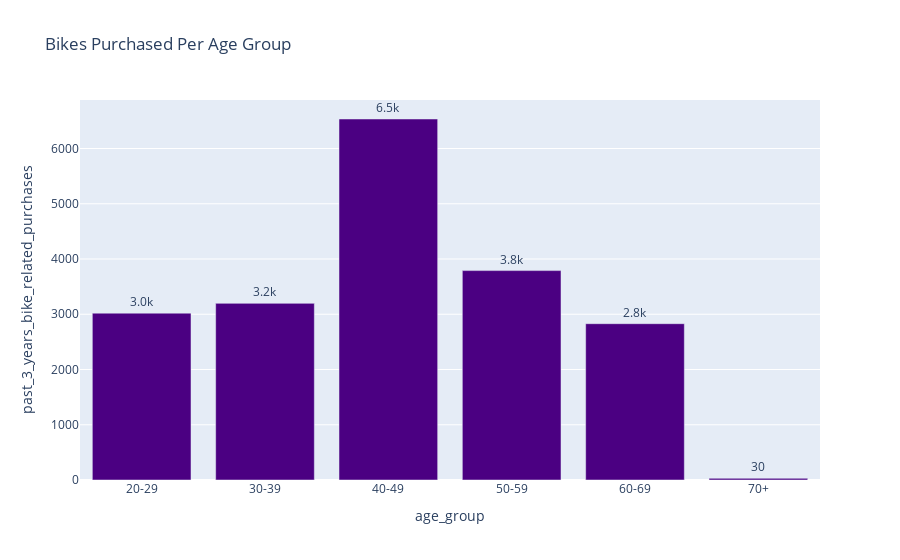

This figure's notebook cell:
### Code cell
fig = px.bar(insight_1,y='past_3_years_bike_related_purchases',x='age_group',text='past_3_years_bike_related_purchases',
             color='age_group',title='Bikes Purchased Per Age Group')
fig.update_traces(texttemplate='%{text:.2s}',textposition='outside',marker_color='indigo',showlegend=False)
fig.update_layout(uniformtext_minsize=13)

### Figure 1 — Plotly figure (JSON) as saved in the notebook; plotly's stock layout.template omitted (floating-point values rounded to 4 significant figures)
{"data": [{"alignmentgroup": "True", "hovertemplate": "age_group=%{x}<br>past_3_years_bike_related_purchases=%{text}<extra></extra>", "legendgroup": "20-29", "marker": {"color": "indigo", "pattern": {"shape": ""}}, "name": "20-29", "offsetgroup": "20-29", "orientation": "v", "showlegend": false, "text": [3020], "textposition": "outside", "texttemplate": "%{text:.2s}", "type": "bar", "x": ["20-29"], "xaxis": "x", "y": [3020], "yaxis": "y"}, {"alignmentgroup": "True", "hovertemplate": "age_group=%{x}<br>past_3_years_bike_related_purchases=%{text}<extra></extra>", "legendgroup": "30-39", "marker": {"color": "indigo", "pattern": {"shape": ""}}, "name": "30-39", "offsetgroup": "30-39", "orientation": "v", "showlegend": false, "text": [3197], "textposition": "outside", "texttemplate": "%{text:.2s}", "type": "bar", "x": ["30-39"], "xaxis": "x", "y": [3197], "yaxis": "y"}, {"alignmentgroup": "True", "hovertemplate": "age_group=%{x}<br>past_3_years_bike_related_purchases=%{text}<extra></extra>", "legendgroup": "40-49", "marker": {"color": "indigo", "pattern": {"shape": ""}}, "name": "40-49", "offsetgroup": "40-49", "orientation": "v", "showlegend": false, "text": [6534], "textposition": "outside", "texttemplate": "%{text:.2s}", "type": "bar", "x": ["40-49"], "xaxis": "x", "y": [6534], "yaxis": "y"}, {"alignmentgroup": "True", "hovertemplate": "age_group=%{x}<br>past_3_years_bike_related_purchases=%{text}<extra></extra>", "legendgroup": "50-59", "marker": {"color": "indigo", "pattern": {"shape": ""}}, "name": "50-59", "offsetgroup": "50-59", "orientation": "v", "showlegend": false, "text": [3790], "textposition": "outside", "texttemplate": "%{text:.2s}", "type": "bar", "x": ["50-59"], "xaxis": "x", "y": [3790], "yaxis": "y"}, {"alignmentgroup": "True", "hovertemplate": "age_group=%{x}<br>past_3_years_bike_related_purchases=%{text}<extra></extra>", "legendgroup": "60-69", "marker": {"color": "indigo", "pattern": {"shape": ""}}, "name": "60-69", "offsetgroup": "60-69", "orientation": "v", "showlegend": false, "text": [2829], "textposition": "outside", "texttemplate": "%{text:.2s}", "type": "bar", "x": ["60-69"], "xaxis": "x", "y": [2829], "yaxis": "y"}, {"alignmentgroup": "True", "hovertemplate": "age_group=%{x}<br>past_3_years_bike_related_purchases=%{text}<extra></extra>", "legendgroup": "70+", "marker": {"color": "indigo", "pattern": {"shape": ""}}, "name": "70+", "offsetgroup": "70+", "orientation": "v", "showlegend": false, "text": [30], "textposition": "outside", "texttemplate": "%{text:.2s}", "type": "bar", "x": ["70+"], "xaxis": "x", "y": [30], "yaxis": "y"}], "layout": {"barmode": "relative", "legend": {"title": {"text": "age_group"}, "tracegroupgap": 0}, "title": {"text": "Bikes Purchased Per Age Group"}, "uniformtext": {"minsize": 13}, "xaxis": {"anchor": "y", "categoryarray": ["20-29", "30-39", "40-49", "50-59", "60-69", "70+"], "categoryorder": "array", "domain": [0, 1], "title": {"text": "age_group"}}, "yaxis": {"anchor": "x", "domain": [0, 1], "title": {"text": "past_3_years_bike_related_purchases"}}}}
